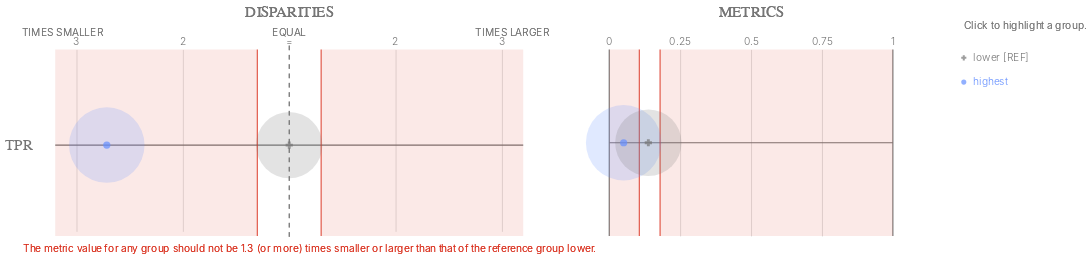

This figure's notebook cell:
### Code cell
ap.disparities_metrics(bdf, metrics, 'poverty_level', fairness_threshold = 1.30)

### Figure 1 — Vega-Lite specification as saved in the notebook (floating-point values rounded to 4 significant figures)
{"config": {"view": {"continuousWidth": 400, "continuousHeight": 300, "strokeWidth": 0}, "axisLeft": {"labelColor": "rgb(117,117,117)", "labelFont": "Helvetica", "labelFontSize": 16}}, "hconcat": [{"layer": [{"data": {"name": "data-b3bcfd1decd67fb31f95ea5e1bcd9e64"}, "mark": {"type": "rule", "stroke": "rgb(117,117,117)", "strokeWidth": 1.25, "tooltip": ""}, "encoding": {"x": {"type": "quantitative", "field": "x", "scale": {"domain": [-2, 2], "range": [57.0, 513.0]}}, "x2": {"field": "x2"}, "y": {"type": "nominal", "axis": {"domain": false, "labelAngle": 0, "labelPadding": -10, "orient": "left", "ticks": false, "title": ""}, "field": "metric", "scale": {"domain": ["TPR"], "range": [30, 225.0]}}}}, {"data": {"name": "data-79dd248bdaa0ea02c535240e8ad022c8"}, "mark": {"type": "rule", "stroke": "rgb(117,117,117)", "strokeDash": [5, 5], "strokeWidth": 1}, "encoding": {"tooltip": {"value": "lower [REF]"}, "x": {"value": 285.0}, "y": {"value": 20.83}, "y2": {"value": 229.2}}}, {"data": {"name": "data-bf3bbf11504879c3d6556966f4853596"}, "mark": {"type": "text", "align": "center", "color": "rgb(117,117,117)", "font": "Helvetica", "fontSize": 11, "fontWeight": 300, "tooltip": ""}, "encoding": {"text": {"type": "nominal", "field": "label"}, "x": {"type": "quantitative", "field": "value", "scale": {"domain": [-2, 2], "range": [57.0, 513.0]}}, "y": {"value": 17.5}}}, {"layer": [{"mark": {"type": "text", "align": "right", "fill": "rgb(117,117,117)", "font": "Helvetica", "fontSize": 11, "fontWeight": 300, "tooltip": ""}, "encoding": {"text": {"value": "TIMES SMALLER"}, "x": {"value": 85.5}, "y": {"value": 7.5}}}, {"mark": {"type": "text", "align": "left", "fill": "rgb(117,117,117)", "font": "Helvetica", "fontSize": 11, "fontWeight": 300, "tooltip": ""}, "encoding": {"text": {"value": "TIMES LARGER"}, "x": {"value": 484.5}, "y": {"value": 7.5}}}, {"mark": {"type": "text", "align": "center", "fill": "rgb(117,117,117)", "font": "Helvetica", "fontSize": 11, "fontWeight": 300, "tooltip": ""}, "encoding": {"text": {"value": "EQUAL"}, "x": {"value": 285.0}, "y": {"value": 7.5}}}], "data": {"name": "data-79dd248bdaa0ea02c535240e8ad022c8"}}, {"layer": [{"mark": {"type": "rule", "opacity": 0.8, "stroke": "rgb(217, 46, 28)", "strokeWidth": 1.25, "tooltip": ""}, "encoding": {"x": {"type": "quantitative", "field": "min", "scale": {"domain": [-2, 2], "range": [57.0, 513.0]}}, "y": {"value": 25.0}, "y2": {"value": 225.0}}}, {"mark": {"type": "rule", "opacity": 0.8, "stroke": "rgb(217, 46, 28)", "strokeWidth": 1.25, "tooltip": ""}, "encoding": {"x": {"type": "quantitative", "field": "max", "scale": {"domain": [-2, 2], "range": [57.0, 513.0]}}, "y": {"value": 25.0}, "y2": {"value": 225.0}}}, {"layer": [{"mark": {"type": "rect", "fill": "rgb(217, 46, 28)", "opacity": 0.1, "tooltip": ""}, "encoding": {"x": {"type": "quantitative", "field": "min", "scale": {"domain": [-2, 2], "range": [57.0, 513.0]}}, "x2": {"field": "lower_end"}, "y": {"value": 25.0}, "y2": {"value": 225.0}}}, {"mark": {"type": "rect", "fill": "rgb(217, 46, 28)", "opacity": 0.1, "tooltip": ""}, "encoding": {"x": {"type": "quantitative", "field": "max", "scale": {"domain": [-2, 2], "range": [57.0, 513.0]}}, "x2": {"field": "upper_end"}, "y": {"value": 25.0}, "y2": {"value": 225.0}}}]}, {"data": {"name": "data-79dd248bdaa0ea02c535240e8ad022c8"}, "mark": {"type": "text", "align": "left", "baseline": "top", "fill": "rgb(217, 46, 28)", "font": "Helvetica", "fontSize": 11, "fontWeight": 300, "tooltip": ""}, "encoding": {"text": {"value": "The metric value for any group should not be 1.3 (or more) times smaller or larger than that of the reference group lower."}, "x": {"value": 0}, "y": {"value": 233.3}}}], "data": {"name": "data-b643063563633c31a45d634da5f365b2"}}, {"layer": [{"mark": "circle"}, {"data": {"name": "data-51b8003dc85d49711ca36fabda1ba077"}, "mark": {"type": "circle", "opacity": 0.2}, "encoding": {"color": {"condition": {"type": "nominal", "field": "attribute_value", "legend": null, "scale": {"domain": ["lower", "highest"], "range": ["rgb(117,117,117)", "rgb(100, 143, 255)", "rgb(254, 97, 0)", "rgb(220, 38, 127)", "rgb(255, 176, 0)", "rgb(120, 94, 240)"]}, "selection": "selector035"}, "value": "rgb(224,224,224)"}, "size": {"type": "quantitative", "field": "group_size", "legend": null, "scale": {"domain": [0, 11970.0], "range": [0, 7854.0]}}, "tooltip": [{"type": "nominal", "field": "attribute_value", "title": "Group"}, {"type": "nominal", "field": "tooltip_group_size", "title": "Group Size"}, {"type": "nominal", "field": "tooltip_disparity_explanation_tpr", "title": "Disparity"}, {"type": "quantitative", "field": "tpr", "format": ".2f", "title": "TPR"}], "x": {"type": "quantitative", "axis": {"domain": false, "labels": false, "ticks": false, "title": null, "values": [-2, -1, 1, 2]}, "field": "tpr_disparity_scaled", "scale": {"domain": [-2, 2], "range": [57.0, 513.0]}}, "y": {"type": "nominal", "axis": {"domain": false, "grid": false, "labels": false, "ticks": false, "title": " "}, "field": "metric_variable", "scale": {"domain": ["TPR"], "range": [30, 225.0]}}}, "selection": {"selector037": {"type": "multi", "empty": "all", "fields": ["attribute_value"]}}, "transform": [{"calculate": "'TPR'", "as": "metric_variable"}]}, {"layer": [{"mark": "point"}, {"data": {"name": "data-51b8003dc85d49711ca36fabda1ba077"}, "mark": {"type": "point", "filled": true, "size": 60}, "encoding": {"color": {"condition": {"type": "nominal", "field": "attribute_value", "legend": null, "scale": {"domain": ["lower", "highest"], "range": ["rgb(117,117,117)", "rgb(100, 143, 255)", "rgb(254, 97, 0)", "rgb(220, 38, 127)", "rgb(255, 176, 0)", "rgb(120, 94, 240)"]}, "selection": "selector035"}, "value": "rgb(224,224,224)"}, "shape": {"type": "nominal", "field": "attribute_value", "legend": null, "scale": {"domain": ["lower", "highest"], "range": ["cross", "circle"]}}, "tooltip": [{"type": "nominal", "field": "attribute_value", "title": "Group"}, {"type": "nominal", "field": "tooltip_group_size", "title": "Group Size"}, {"type": "nominal", "field": "tooltip_disparity_explanation_tpr", "title": "Disparity"}, {"type": "quantitative", "field": "tpr", "format": ".2f", "title": "TPR"}], "x": {"type": "quantitative", "axis": {"domain": false, "labels": false, "ticks": false, "title": null, "values": [-2, -1, 1, 2]}, "field": "tpr_disparity_scaled", "scale": {"domain": [-2, 2], "range": [57.0, 513.0]}}, "y": {"type": "nominal", "axis": {"domain": false, "grid": false, "labels": false, "ticks": false, "title": " "}, "field": "metric_variable", "scale": {"domain": ["TPR"], "range": [30, 225.0]}}}, "selection": {"selector036": {"type": "multi", "empty": "all", "fields": ["attribute_value"]}}, "transform": [{"calculate": "'TPR'", "as": "metric_variable"}]}]}]}, {"data": {"name": "data-79dd248bdaa0ea02c535240e8ad022c8"}, "mark": {"type": "text", "align": "center", "fill": "rgb(117,117,117)", "font": "Helvetica", "fontSize": 16, "tooltip": ""}, "encoding": {"text": {"value": "DISPARITIES"}, "x": {"value": 285.0}, "y": {"value": -15}}}], "height": 250, "resolve": {"scale": {"size": "independent", "y": "independent"}}, "width": 570.0}, {"layer": [{"data": {"name": "data-2877b248c93196b56da8c0b23bb53c1d"}, "mark": {"type": "rule", "stroke": "rgb(117,117,117)", "strokeWidth": 1.25, "tooltip": ""}, "encoding": {"x": {"type": "quantitative", "field": "start", "scale": {"domain": [0, 1], "range": [38.0, 342.0]}}, "x2": {"field": "end"}, "y": {"type": "nominal", "axis": {"domain": false, "grid": false, "labels": false, "ticks": false, "title": " "}, "field": "y_position", "scale": {"domain": ["TPR"], "range": [25.0, 225.0]}}}}, {"data": {"name": "data-6cfe259518f6c7b358d8f836a73e6b7f"}, "mark": {"type": "rule", "stroke": "rgb(117,117,117)", "strokeWidth": 1.25, "tooltip": ""}, "encoding": {"x": {"type": "quantitative", "field": "x_position", "scale": {"domain": [0, 1], "range": [38.0, 342.0]}}, "y": {"value": 25.0}, "y2": {"value": 225.0}}}, {"data": {"name": "data-60ed1133fa688d151d36705a369482e0"}, "mark": {"type": "text", "align": "center", "color": "rgb(117,117,117)", "font": "Helvetica", "fontSize": 11, "fontWeight": 300, "tooltip": ""}, "encoding": {"text": {"type": "nominal", "field": "value"}, "x": {"type": "quantitative", "field": "value", "scale": {"domain": [0, 1], "range": [38.0, 342.0]}}, "y": {"value": 17.5}}}, {"layer": [{"mark": {"type": "rect", "opacity": 0.8, "stroke": "rgb(217, 46, 28)", "strokeWidth": 1.25, "tooltip": ""}, "encoding": {"x": {"type": "quantitative", "field": "lower_threshold_value", "scale": {"domain": [0, 1], "range": [38.0, 342.0]}}, "x2": {"field": "lower_threshold_value"}, "y": {"type": "nominal", "axis": {"domain": false, "grid": false, "labels": false, "ticks": false, "title": " "}, "field": "metric", "scale": {"domain": ["TPR"], "range": [25.0, 225.0]}}}}, {"mark": {"type": "rect", "opacity": 0.8, "stroke": "rgb(217, 46, 28)", "strokeWidth": 1.25, "tooltip": ""}, "encoding": {"x": {"type": "quantitative", "field": "upper_threshold_value", "scale": {"domain": [0, 1], "range": [38.0, 342.0]}}, "x2": {"field": "upper_threshold_value"}, "y": {"type": "nominal", "axis": {"domain": false, "grid": false, "labels": false, "ticks": false, "title": " "}, "field": "metric", "scale": {"domain": ["TPR"], "range": [25.0, 225.0]}}}}, {"layer": [{"mark": {"type": "rect", "fill": "rgb(217, 46, 28)", "opacity": 0.1, "tooltip": ""}, "encoding": {"x": {"type": "quantitative", "field": "lower_threshold_value", "scale": {"domain": [0, 1], "range": [38.0, 342.0]}}, "x2": {"field": "lower_end"}, "y": {"type": "nominal", "axis": {"domain": false, "grid": false, "labels": false, "ticks": false, "title": " "}, "field": "metric", "scale": {"domain": ["TPR"], "range": [25.0, 225.0]}}}}, {"mark": {"type": "rect", "fill": "rgb(217, 46, 28)", "opacity": 0.1, "tooltip": ""}, "encoding": {"x": {"type": "quantitative", "field": "upper_threshold_value", "scale": {"domain": [0, 1], "range": [38.0, 342.0]}}, "x2": {"field": "upper_end"}, "y": {"type": "nominal", "axis": {"domain": false, "grid": false, "labels": false, "ticks": false, "title": " "}, "field": "metric", "scale": {"domain": ["TPR"], "range": [25.0, 225.0]}}}}]}], "data": {"name": "data-8772ff26277eae00f90df06e87019975"}}, {"layer": [{"mark": "circle"}, {"data": {"name": "data-51b8003dc85d49711ca36fabda1ba077"}, "mark": {"type": "circle", "opacity": 0.2}, "encoding": {"color": {"condition": {"type": "nominal", "field": "attribute_value", "legend": null, "scale": {"domain": ["lower", "highest"], "range": ["rgb(117,117,117)", "rgb(100, 143, 255)", "rgb(254, 97, 0)", "rgb(220, 38, 127)", "rgb(255, 176, 0)", "rgb(120, 94, 240)"]}, "selection": "selector035"}, "value": "rgb(224,224,224)"}, "size": {"type": "quantitative", "field": "group_size", "legend": null, "scale": {"domain": [0, 11970.0], "range": [0, 7854.0]}}, "tooltip": [{"type": "nominal", "field": "attribute_value", "title": "Group"}, {"type": "nominal", "field": "tooltip_group_size", "title": "Group Size"}, {"type": "nominal", "field": "tooltip_disparity_explanation_tpr", "title": "Disparity"}, {"type": "quantitative", "field": "tpr", "format": ".2f", "title": "TPR"}], "x": {"type": "quantitative", "axis": {"domain": false, "labels": false, "ticks": false, "title": null, "values": [0.25, 0.5, 0.75]}, "field": "tpr", "scale": {"domain": [0, 1], "range": [38.0, 342.0]}}, "y": {"type": "nominal", "axis": {"domain": false, "grid": false, "labels": false, "ticks": false, "title": " "}, "field": "metric_variable", "scale": {"domain": ["TPR"], "range": [25.0, 225.0]}}}, "selection": {"selector039": {"type": "multi", "empty": "all", "fields": ["attribute_value"]}}, "transform": [{"calculate": "'TPR'", "as": "metric_variable"}]}, {"layer": [{"mark": "point"}, {"data": {"name": "data-51b8003dc85d49711ca36fabda1ba077"}, "mark": {"type": "point", "filled": true, "size": 60}, "encoding": {"color": {"condition": {"type": "nominal", "field": "attribute_value", "legend": null, "scale": {"domain": ["lower", "highest"], "range": ["rgb(117,117,117)", "rgb(100, 143, 255)", "rgb(254, 97, 0)", "rgb(220, 38, 127)", "rgb(255, 176, 0)", "rgb(120, 94, 240)"]}, "selection": "selector035"}, "value": "rgb(224,224,224)"}, "shape": {"type": "nominal", "field": "attribute_value", "legend": null, "scale": {"domain": ["lower", "highest"], "range": ["cross", "circle"]}}, "tooltip": [{"type": "nominal", "field": "attribute_value", "title": "Group"}, {"type": "nominal", "field": "tooltip_group_size", "title": "Group Size"}, {"type": "nominal", "field": "tooltip_disparity_explanation_tpr", "title": "Disparity"}, {"type": "quantitative", "field": "tpr", "format": ".2f", "title": "TPR"}], "x": {"type": "quantitative", "axis": {"domain": false, "labels": false, "ticks": false, "title": null, "values": [0.25, 0.5, 0.75]}, "field": "tpr", "scale": {"domain": [0, 1], "range": [38.0, 342.0]}}, "y": {"type": "nominal", "axis": {"domain": false, "grid": false, "labels": false, "ticks": false, "title": " "}, "field": "metric_variable", "scale": {"domain": ["TPR"], "range": [25.0, 225.0]}}}, "selection": {"selector038": {"type": "multi", "empty": "all", "fields": ["attribute_value"]}}, "transform": [{"calculate": "'TPR'", "as": "metric_variable"}]}]}]}, {"data": {"name": "data-79dd248bdaa0ea02c535240e8ad022c8"}, "mark": {"type": "text", "align": "center", "fill": "rgb(117,117,117)", "font": "Helvetica", "fontSize": 16, "tooltip": ""}, "encoding": {"text": {"value": "METRICS"}, "x": {"value": 190.0}, "y": {"value": -15}}}, {"layer": [{"mark": {"type": "point", "filled": true, "tooltip": ""}, "encoding": {"color": {"condition": {"type": "nominal", "field": "attribute_value", "legend": null, "scale": {"domain": ["lower", "highest"], "range": ["rgb(117,117,117)", "rgb(100, 143, 255)", "rgb(254, 97, 0)", "rgb(220, 38, 127)", "rgb(255, 176, 0)", "rgb(120, 94, 240)"]}, "selection": "selector035"}, "value": "rgb(224,224,224)"}, "shape": {"type": "nominal", "field": "attribute_value", "legend": null, "scale": {"domain": ["lower", "highest"], "range": ["cross", "circle"]}}, "x": {"value": 418.0}, "y": {"type": "nominal", "axis": {"domain": false, "grid": false, "labels": false, "ticks": false, "title": " "}, "field": "attribute_value", "scale": {"domain": ["lower", "highest"], "range": [21, 73]}}}, "selection": {"selector035": {"type": "multi", "empty": "all", "fields": ["attribute_value"]}}}, {"mark": {"type": "text", "align": "left", "baseline": "middle", "font": "Helvetica", "fontSize": 11, "fontWeight": 300, "tooltip": ""}, "encoding": {"color": {"condition": {"type": "nominal", "field": "attribute_value", "legend": null, "scale": {"domain": ["lower", "highest"], "range": ["rgb(117,117,117)", "rgb(100, 143, 255)", "rgb(254, 97, 0)", "rgb(220, 38, 127)", "rgb(255, 176, 0)", "rgb(120, 94, 240)"]}, "selection": "selector035"}, "value": "rgb(224,224,224)"}, "text": {"type": "nominal", "field": "label"}, "x": {"value": 428.0}, "y": {"type": "nominal", "axis": {"domain": false, "grid": false, "labels": false, "ticks": false, "title": " "}, "field": "attribute_value", "scale": {"domain": ["lower", "highest"], "range": [21, 73]}}}, "selection": {"selector040": {"type": "multi", "empty": "all", "fields": ["attribute_value"]}}}, {"data": {"name": "data-79dd248bdaa0ea02c535240e8ad022c8"}, "mark": {"type": "text", "align": "left", "baseline": "middle", "color": "rgb(117,117,117)", "font": "Helvetica", "fontSize": 11, "fontWeight": 300, "tooltip": ""}, "encoding": {"text": {"value": "Click to highlight a group."}, "x": {"value": 418.0}, "y": {"value": 0}}}], "data": {"name": "data-a5ebce136adcce28635ff1807ca7d132"}}], "height": 250, "resolve": {"scale": {"y": "independent"}}, "width": 380.0}], "bounds": "flush", "spacing": 20, "$schema": "https://vega.github.io/schema/vega-lite/v4.8.1.json", "datasets": {"data-b3bcfd1decd67fb31f95ea5e1bcd9e64": [{"metric": "TPR", "x": -2.2, "x2": 2.2}], "data-79dd248bdaa0ea02c535240e8ad022c8": [{"a": 1, "b": 0}, {"a": 1, "b": 0}], "data-bf3bbf11504879c3d6556966f4853596": [{"value": -2, "label": 3}, {"value": -1, "label": 2}, {"value": 0, "label": "="}, {"value": 1, "label": 2}, {"value": 2, "label": 3}], "data-b643063563633c31a45d634da5f365b2": [{"min": -0.3, "max": 0.3, "lower_end": -2.2, "upper_end": 2.2}], "data-51b8003dc85d49711ca36fabda1ba077": [{"attribute_name": "poverty_level", "attribute_value": "highest", "group_size": 9973, "total_entities": 17677, "tpr": 0.05077, "tpr_disparity": 0.3683, "tpr_disparity_scaled": -1.715, "tooltip_group_size": "9,973 (56.42%)", "tooltip_disparity_explanation_tpr": "2.72 times smaller TPR than the reference group"}, {"attribute_name": "poverty_level", "attribute_value": "lower", "group_size": 7704, "total_entities": 17677, "tpr": 0.1379, "tpr_disparity": 1.0, "tpr_disparity_scaled": 0.0, "tooltip_group_size": "7,704 (43.58%)", "tooltip_disparity_explanation_tpr": "Reference group"}], "data-2877b248c93196b56da8c0b23bb53c1d": [{"y_position": "TPR", "start": 0, "end": 1}], "data-6cfe259518f6c7b358d8f836a73e6b7f": [{"x_position": 0}, {"x_position": 1}], "data-60ed1133fa688d151d36705a369482e0": [{"value": 0.0}, {"value": 0.25}, {"value": 0.5}, {"value": 0.75}, {"value": 1.0}], "data-8772ff26277eae00f90df06e87019975": [{"lower_end": 0, "upper_end": 1, "lower_threshold_value": 0.106, "upper_threshold_value": 0.1792, "metric": "TPR"}], "data-a5ebce136adcce28635ff1807ca7d132": [{"attribute_value": "lower", "label": "lower [REF]"}, {"attribute_value": "highest", "label": "highest"}]}}
